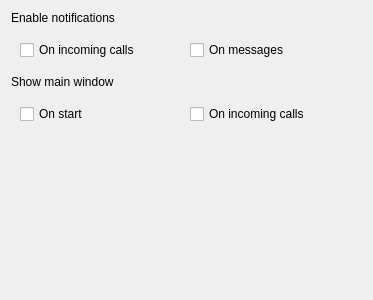
<?xml version="1.0" encoding="UTF-8"?>
<ui version="4.0">
 <class>DlgDisplayBase</class>
 <widget class="QWidget" name="DlgDisplayBase">
  <property name="geometry">
   <rect>
    <x>0</x>
    <y>0</y>
    <width>373</width>
    <height>300</height>
   </rect>
  </property>
  <property name="windowTitle">
   <string notr="true">Form</string>
  </property>
  <layout class="QVBoxLayout" name="verticalLayout">
   <item>
    <widget class="QLabel" name="label1_notifications">
     <property name="sizePolicy">
      <sizepolicy hsizetype="Preferred" vsizetype="Fixed">
       <horstretch>0</horstretch>
       <verstretch>0</verstretch>
      </sizepolicy>
     </property>
     <property name="text">
      <string>Enable notifications</string>
     </property>
    </widget>
   </item>
   <item>
    <widget class="QWidget" name="widget1_notifications" native="true">
     <property name="sizePolicy">
      <sizepolicy hsizetype="Preferred" vsizetype="Fixed">
       <horstretch>0</horstretch>
       <verstretch>0</verstretch>
      </sizepolicy>
     </property>
     <layout class="QHBoxLayout" name="horizontalLayout_5">
      <item>
       <widget class="QCheckBox" name="kcfg_notifOnCalls">
        <property name="text">
         <string>On incoming calls</string>
        </property>
       </widget>
      </item>
      <item>
       <widget class="QCheckBox" name="kcfg_notifOnMessages">
        <property name="text">
         <string>On messages</string>
        </property>
       </widget>
      </item>
     </layout>
    </widget>
   </item>
   <item>
    <widget class="QLabel" name="label2_displayMainWindow">
     <property name="sizePolicy">
      <sizepolicy hsizetype="Preferred" vsizetype="Fixed">
       <horstretch>0</horstretch>
       <verstretch>0</verstretch>
      </sizepolicy>
     </property>
     <property name="text">
      <string>Show main window</string>
     </property>
    </widget>
   </item>
   <item>
    <widget class="QWidget" name="widget_displayMainWindow" native="true">
     <property name="sizePolicy">
      <sizepolicy hsizetype="Preferred" vsizetype="Fixed">
       <horstretch>0</horstretch>
       <verstretch>0</verstretch>
      </sizepolicy>
     </property>
     <layout class="QHBoxLayout" name="horizontalLayout_6">
      <item>
       <widget class="QCheckBox" name="kcfg_displayOnStart">
        <property name="text">
         <string>On start</string>
        </property>
       </widget>
      </item>
      <item>
       <widget class="QCheckBox" name="kcfg_displayOnCalls">
        <property name="text">
         <string>On incoming calls</string>
        </property>
       </widget>
      </item>
     </layout>
    </widget>
   </item>
   <item>
    <spacer name="verticalSpacer_configDisplay">
     <property name="orientation">
      <enum>Qt::Vertical</enum>
     </property>
     <property name="sizeHint" stdset="0">
      <size>
       <width>20</width>
       <height>16777215</height>
      </size>
     </property>
    </spacer>
   </item>
  </layout>
 </widget>
 <resources/>
 <connections/>
</ui>
